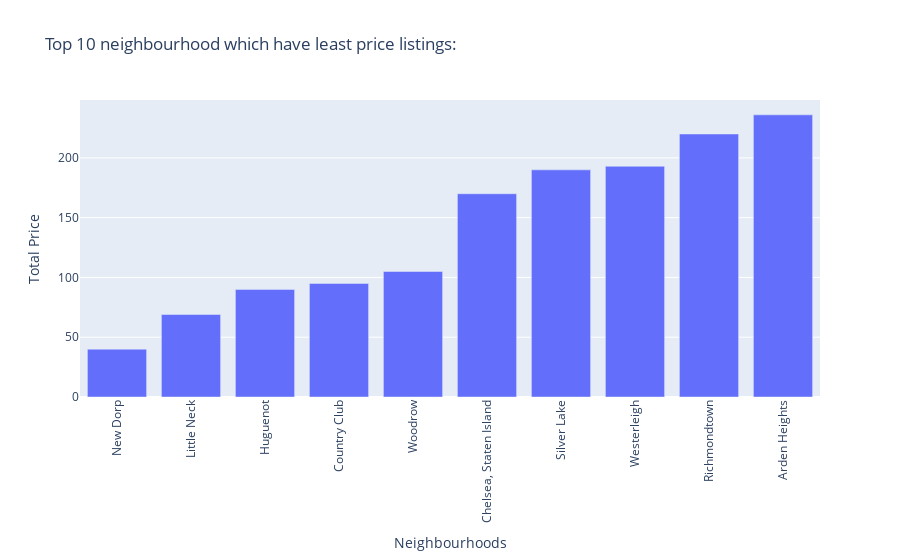

Notebook code cell kept with this figure:
### Code cell
neighbourhood = data.groupby(by='neighbourhood')['price'].sum().sort_values(ascending=True).index
total_Price = data.groupby(by='neighbourhood')['price'].sum().sort_values(ascending=True).values

fig = px.bar(x=neighbourhood[:10], y=total_Price[:10], title="Top 10 neighbourhood which have least price listings: ")

fig.update_layout(
    xaxis_tickangle=-90,
    xaxis_tickmode='linear',
    xaxis_title = "Neighbourhoods",
    yaxis_title = "Total Price",
)
fig.show()

### Figure 1 — Plotly figure (JSON) as saved in the notebook; plotly's stock layout.template omitted (floating-point values rounded to 4 significant figures)
{"data": [{"hovertemplate": "x=%{x}<br>y=%{y}<extra></extra>", "legendgroup": "", "marker": {"color": "#636efa", "pattern": {"shape": ""}}, "name": "", "orientation": "v", "showlegend": false, "textposition": "auto", "type": "bar", "x": ["New Dorp", "Little Neck", "Huguenot", "Country Club", "Woodrow", "Chelsea, Staten Island", "Silver Lake", "Westerleigh", "Richmondtown", "Arden Heights"], "xaxis": "x", "y": [40, 69, 90, 95, 105, 170, 190, 193, 220, 236], "yaxis": "y"}], "layout": {"barmode": "relative", "legend": {"tracegroupgap": 0}, "title": {"text": "Top 10 neighbourhood which have least price listings: "}, "xaxis": {"anchor": "y", "domain": [0, 1], "tickangle": -90, "tickmode": "linear", "title": {"text": "Neighbourhoods"}}, "yaxis": {"anchor": "x", "domain": [0, 1], "title": {"text": "Total Price"}}}}
